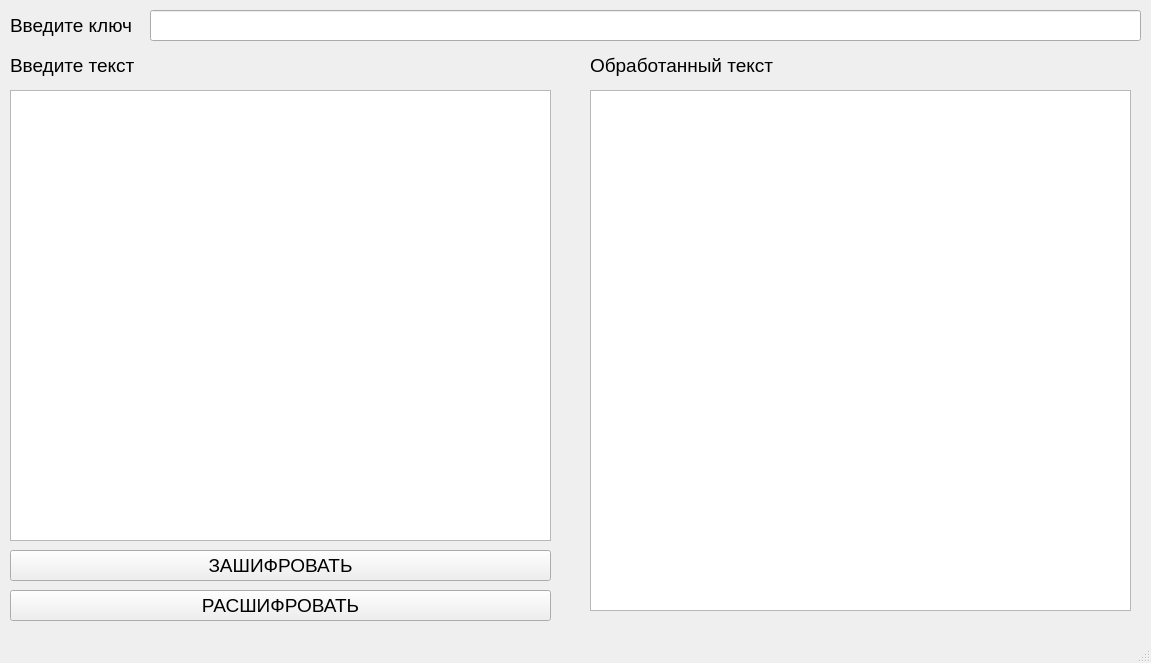
<?xml version="1.0" encoding="UTF-8"?>
<ui version="4.0">
 <class>MainWindow</class>
 <widget class="QMainWindow" name="MainWindow">
  <property name="geometry">
   <rect>
    <x>0</x>
    <y>0</y>
    <width>1151</width>
    <height>663</height>
   </rect>
  </property>
  <property name="windowTitle">
   <string>MainWindow</string>
  </property>
  <widget class="QWidget" name="centralwidget">
   <widget class="QLabel" name="label_2">
    <property name="geometry">
     <rect>
      <x>10</x>
      <y>10</y>
      <width>131</width>
      <height>30</height>
     </rect>
    </property>
    <property name="font">
     <font>
      <pointsize>14</pointsize>
     </font>
    </property>
    <property name="text">
     <string>Введите ключ</string>
    </property>
   </widget>
   <widget class="QLineEdit" name="keyEdit">
    <property name="geometry">
     <rect>
      <x>150</x>
      <y>10</y>
      <width>991</width>
      <height>31</height>
     </rect>
    </property>
    <property name="font">
     <font>
      <pointsize>13</pointsize>
     </font>
    </property>
   </widget>
   <widget class="QTextEdit" name="enteredTextEdit">
    <property name="geometry">
     <rect>
      <x>10</x>
      <y>90</y>
      <width>541</width>
      <height>451</height>
     </rect>
    </property>
    <property name="font">
     <font>
      <pointsize>14</pointsize>
     </font>
    </property>
   </widget>
   <widget class="QLabel" name="label_3">
    <property name="geometry">
     <rect>
      <x>10</x>
      <y>50</y>
      <width>151</width>
      <height>30</height>
     </rect>
    </property>
    <property name="font">
     <font>
      <pointsize>14</pointsize>
     </font>
    </property>
    <property name="text">
     <string>Введите текст</string>
    </property>
   </widget>
   <widget class="QTextEdit" name="processedTextEdit">
    <property name="geometry">
     <rect>
      <x>590</x>
      <y>90</y>
      <width>541</width>
      <height>521</height>
     </rect>
    </property>
    <property name="font">
     <font>
      <pointsize>14</pointsize>
     </font>
    </property>
   </widget>
   <widget class="QLabel" name="label_4">
    <property name="geometry">
     <rect>
      <x>590</x>
      <y>50</y>
      <width>191</width>
      <height>30</height>
     </rect>
    </property>
    <property name="font">
     <font>
      <pointsize>14</pointsize>
     </font>
    </property>
    <property name="text">
     <string>Обработанный текст</string>
    </property>
   </widget>
   <widget class="QPushButton" name="encryptButton">
    <property name="geometry">
     <rect>
      <x>10</x>
      <y>550</y>
      <width>541</width>
      <height>31</height>
     </rect>
    </property>
    <property name="font">
     <font>
      <pointsize>14</pointsize>
     </font>
    </property>
    <property name="text">
     <string>ЗАШИФРОВАТЬ</string>
    </property>
   </widget>
   <widget class="QPushButton" name="decryptButton">
    <property name="geometry">
     <rect>
      <x>10</x>
      <y>590</y>
      <width>541</width>
      <height>31</height>
     </rect>
    </property>
    <property name="font">
     <font>
      <pointsize>14</pointsize>
     </font>
    </property>
    <property name="text">
     <string>РАСШИФРОВАТЬ</string>
    </property>
   </widget>
  </widget>
  <widget class="QMenuBar" name="menubar">
   <property name="geometry">
    <rect>
     <x>0</x>
     <y>0</y>
     <width>1151</width>
     <height>21</height>
    </rect>
   </property>
  </widget>
  <widget class="QStatusBar" name="statusbar"/>
 </widget>
 <resources/>
 <connections/>
</ui>
